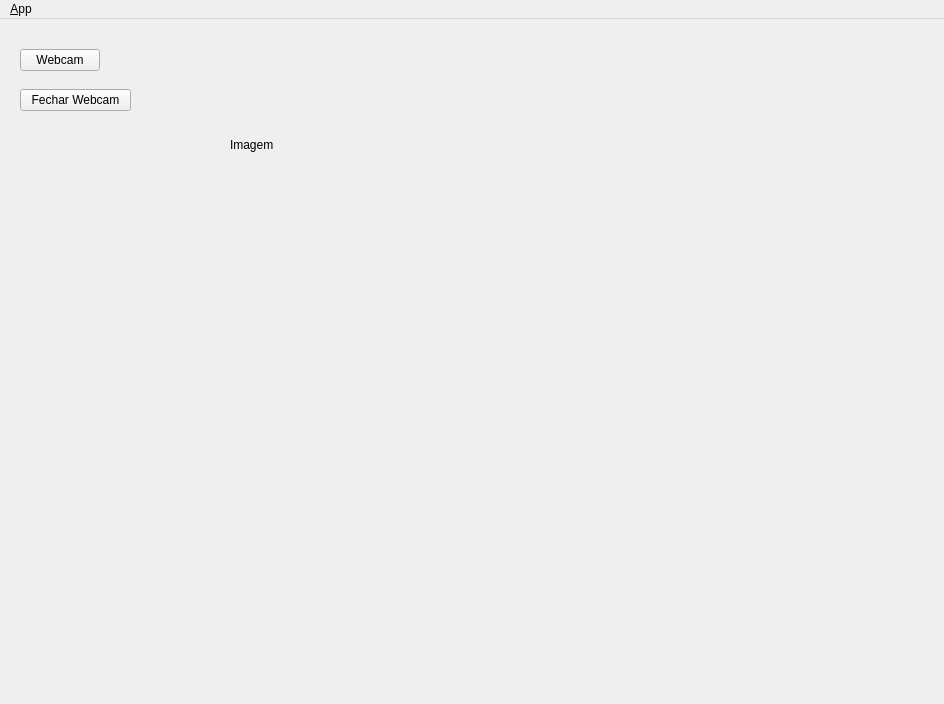
<?xml version="1.0" encoding="UTF-8"?>
<ui version="4.0">
 <class>MainWindowDesign</class>
 <widget class="QMainWindow" name="MainWindowDesign">
  <property name="geometry">
   <rect>
    <x>0</x>
    <y>0</y>
    <width>944</width>
    <height>704</height>
   </rect>
  </property>
  <property name="windowTitle">
   <string>QRosApp</string>
  </property>
  <property name="windowIcon">
   <iconset resource="../resources/images.qrc">
    <normaloff>:/images/icon.png</normaloff>:/images/icon.png</iconset>
  </property>
  <property name="locale">
   <locale language="English" country="Australia"/>
  </property>
  <widget class="QWidget" name="centralwidget">
   <widget class="QPushButton" name="pushButton_open_webcam">
    <property name="geometry">
     <rect>
      <x>20</x>
      <y>30</y>
      <width>80</width>
      <height>22</height>
     </rect>
    </property>
    <property name="text">
     <string>Webcam</string>
    </property>
   </widget>
   <widget class="QPushButton" name="pushButton_close_webcam">
    <property name="geometry">
     <rect>
      <x>20</x>
      <y>70</y>
      <width>111</width>
      <height>22</height>
     </rect>
    </property>
    <property name="text">
     <string>Fechar Webcam</string>
    </property>
   </widget>
   <widget class="QLabel" name="label_4">
    <property name="geometry">
     <rect>
      <x>230</x>
      <y>10</y>
      <width>351</width>
      <height>231</height>
     </rect>
    </property>
    <property name="text">
     <string>Imagem</string>
    </property>
   </widget>
  </widget>
  <widget class="QMenuBar" name="menubar">
   <property name="geometry">
    <rect>
     <x>0</x>
     <y>0</y>
     <width>944</width>
     <height>19</height>
    </rect>
   </property>
   <widget class="QMenu" name="menu_File">
    <property name="title">
     <string>&amp;App</string>
    </property>
    <addaction name="action_Preferences"/>
    <addaction name="separator"/>
    <addaction name="actionAbout"/>
    <addaction name="actionAbout_Qt"/>
    <addaction name="separator"/>
    <addaction name="action_Quit"/>
   </widget>
   <addaction name="menu_File"/>
  </widget>
  <action name="action_Quit">
   <property name="text">
    <string>&amp;Quit</string>
   </property>
   <property name="shortcut">
    <string>Ctrl+Q</string>
   </property>
   <property name="shortcutContext">
    <enum>Qt::ApplicationShortcut</enum>
   </property>
  </action>
  <action name="action_Preferences">
   <property name="text">
    <string>&amp;Preferences</string>
   </property>
  </action>
  <action name="actionAbout">
   <property name="text">
    <string>&amp;About</string>
   </property>
  </action>
  <action name="actionAbout_Qt">
   <property name="text">
    <string>About &amp;Qt</string>
   </property>
  </action>
 </widget>
 <resources>
  <include location="../resources/images.qrc"/>
 </resources>
 <connections>
  <connection>
   <sender>action_Quit</sender>
   <signal>triggered()</signal>
   <receiver>MainWindowDesign</receiver>
   <slot>close()</slot>
   <hints>
    <hint type="sourcelabel">
     <x>-1</x>
     <y>-1</y>
    </hint>
    <hint type="destinationlabel">
     <x>399</x>
     <y>299</y>
    </hint>
   </hints>
  </connection>
 </connections>
</ui>
